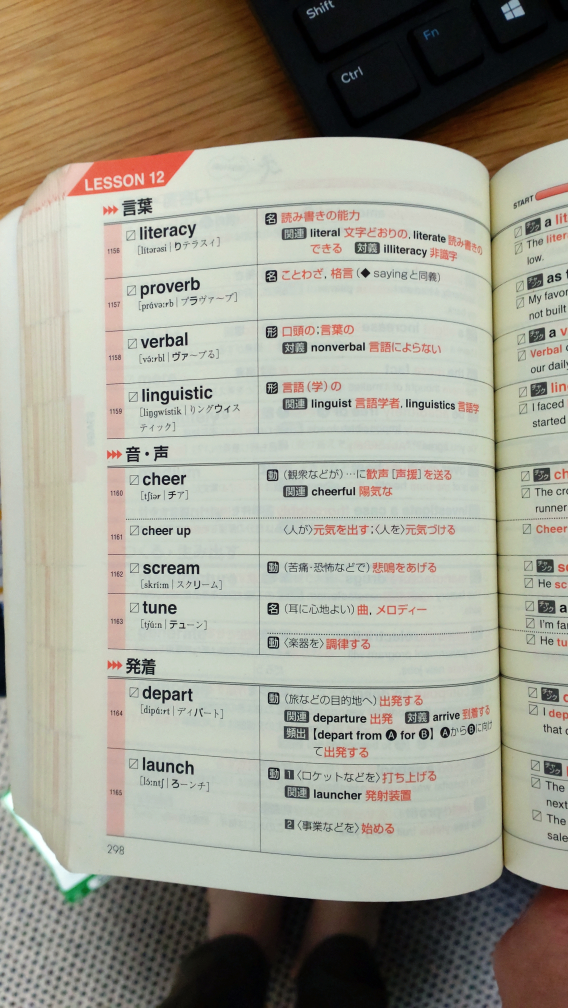
#> input picture OCR/samples/DSC_1937.JPG, 2272 x 4032 px (shown at 1/4 size)
$ python -i test5.py   (imports and definitions only)
#> lines starting #> are read from the running program, lines starting #| are printed output that depends on the picture; after the words box and inside, x2 and y2 are one past the last pixel; in counts of white or black regions, pixels touching at a corner belong together
#> further down, picture is the input picture: shape (4032, 2272, 3); mean B, G, R 142.9, 156.8, 159.1
import cv2
import numpy as np
import easyocr
from PIL import Image, ImageDraw

# リーダーオブジェクトに日本語と英語を設定
# [1 line that did not run here, left out]

def color_extract(image):
    # マスクを作成
    img_hsv = cv2.cvtColor(image, cv2.COLOR_BGR2HSV)
#> img_hsv: shape (4032, 2272, 3); mean H, S, V 45.9, 46.3, 164.2
    h_min, h_max = 0, 115
    s_min, s_max = 2, 41

    img_mask = cv2.inRange(img_hsv, (h_min, s_min, 0), (h_max, s_max, 255))
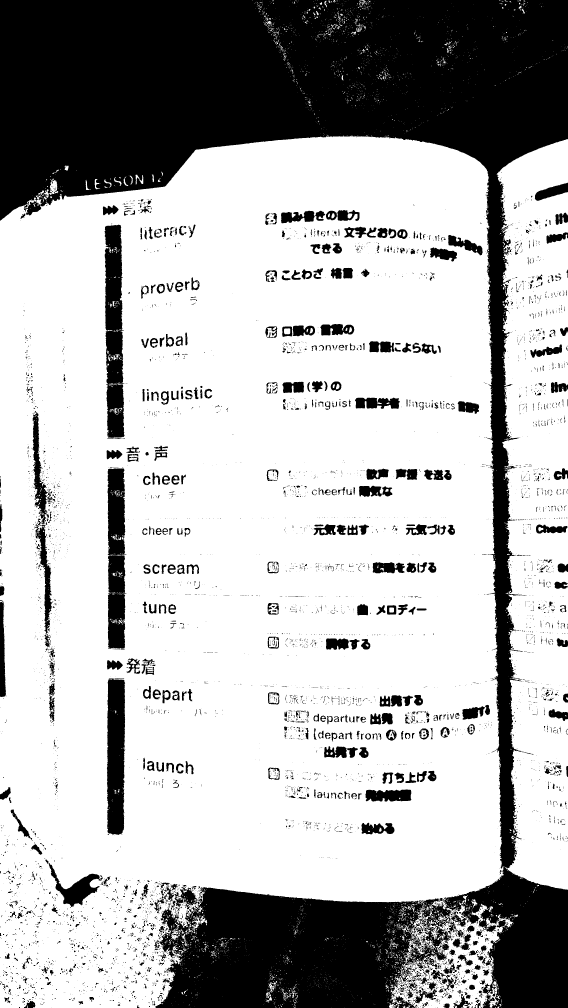
#> img_mask: shape (4032, 2272) (shown at 1/4 size); 70.2% white; 7867 black regions (6674 under 20 px), largest, box (x1, y1, x2, y2) and area: (0, 0, 2272, 4032) 2217061, (417, 899, 498, 1751) 52818, (427, 2716, 502, 3340) 41163

    kernel = np.ones((5, 5), np.uint8)
    img_close = cv2.morphologyEx(img_mask, cv2.MORPH_CLOSE, kernel)
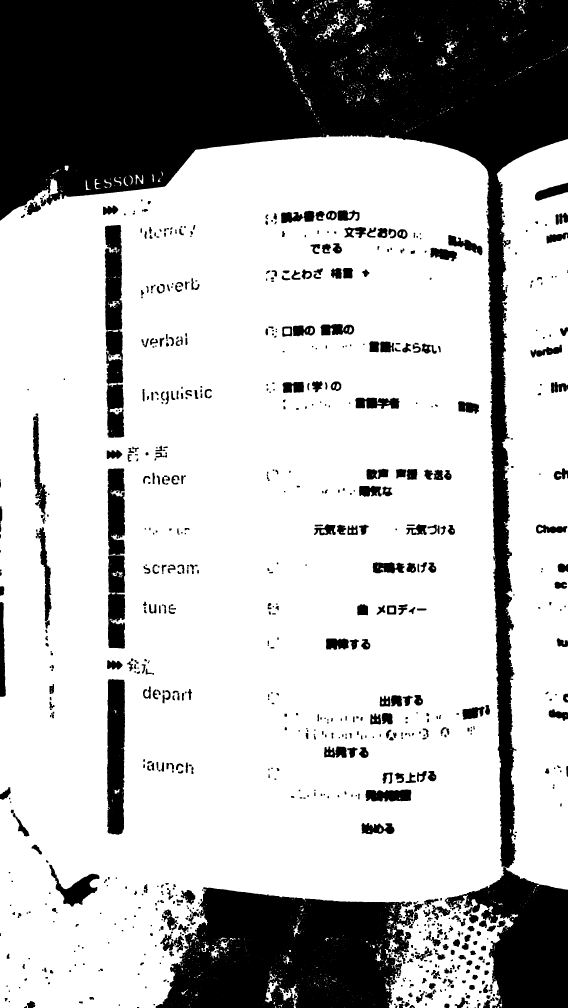
#> img_close: shape (4032, 2272) (shown at 1/4 size); 72% white; 945 black regions (4 under 20 px), largest, box (x1, y1, x2, y2) and area: (0, 0, 2272, 4032) 1757289, (623, 3549, 1657, 4032) 369778, (428, 2716, 500, 3339) 40602
    img_open = cv2.morphologyEx(img_close, cv2.MORPH_OPEN, kernel)
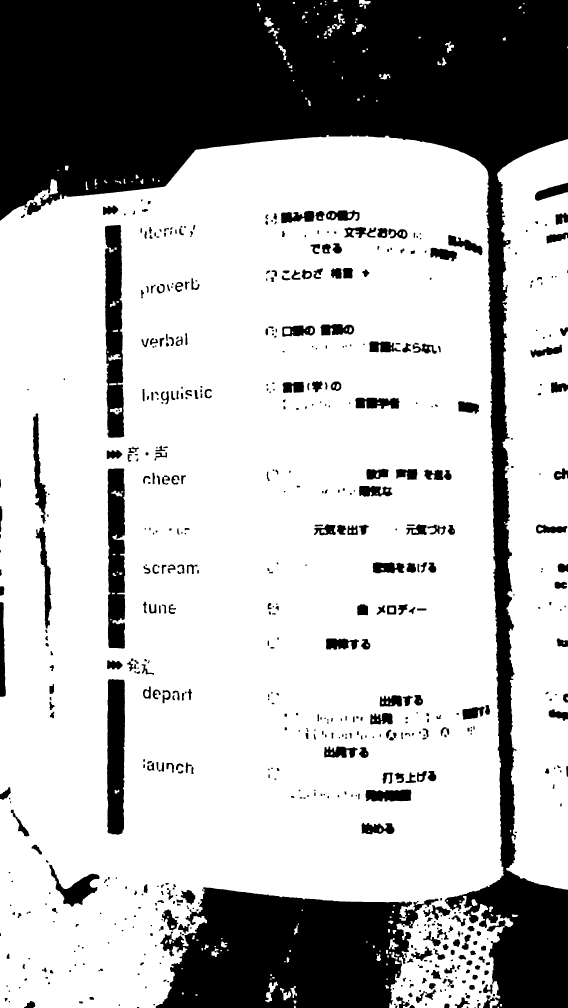
#> img_open: shape (4032, 2272) (shown at 1/4 size); 71.6% white; 629 black regions (1 under 20 px), largest, box (x1, y1, x2, y2) and area: (0, 0, 2272, 4032) 1780367, (623, 3549, 1754, 4032) 386357, (419, 900, 497, 1751) 51617

    # 画像をコピーし、マスクの黒い部分を黒で塗りつぶす。残りは白になる
    img_masked = image.copy()
    img_masked[img_open == 0] = [0, 0, 0]
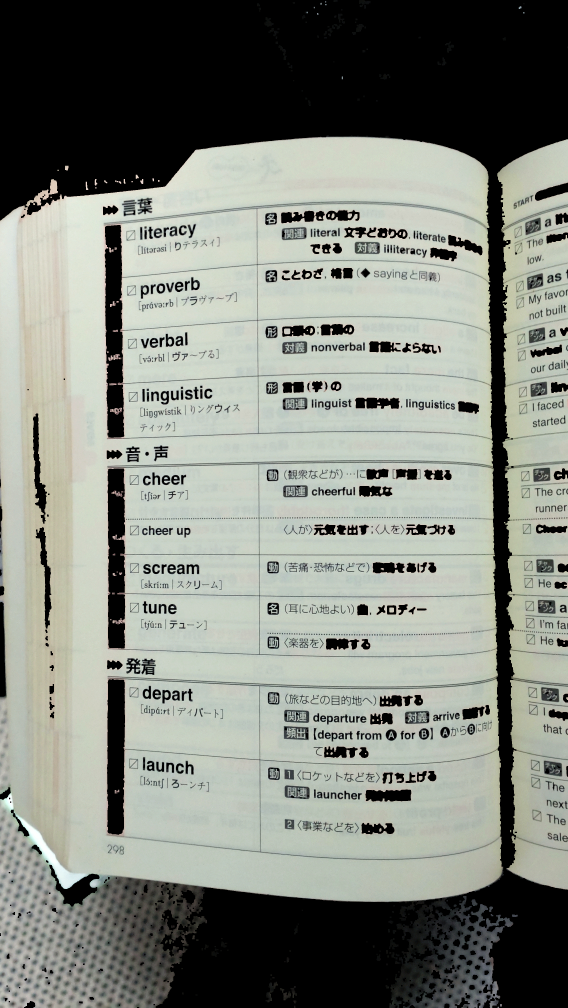
#> img_masked: shape (4032, 2272, 3) (shown at 1/4 size); mean B, G, R 126.7, 135.1, 131

    return img_masked

# [81 lines left out: functions detect_edges, draw_chararea, main, not called in this run]

# [2 lines not run here, left out]

>>> import cv2
>>> picture = cv2.imread('../samples/DSC_1937.JPG')
>>> result = color_extract(picture)

$ run again, on OCR/samples/DSC_1927.JPG
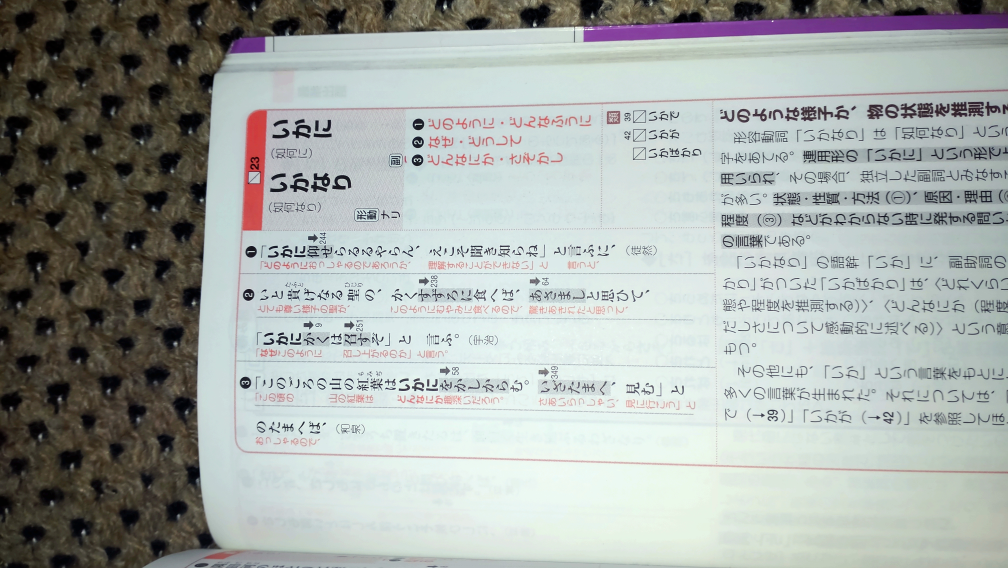
#> input picture OCR/samples/DSC_1927.JPG, 4032 x 2272 px (shown at 1/4 size)
#> picture is the input picture: shape (2272, 4032, 3); mean B, G, R 166, 169.5, 164.1
#> img_hsv: shape (2272, 4032, 3); mean H, S, V 72.5, 34.7, 173.6
#> in color_extract, `img_mask = cv2.inRange(img_hsv, (h_min, s_min, 0), (h_max, s_max, 255))`:
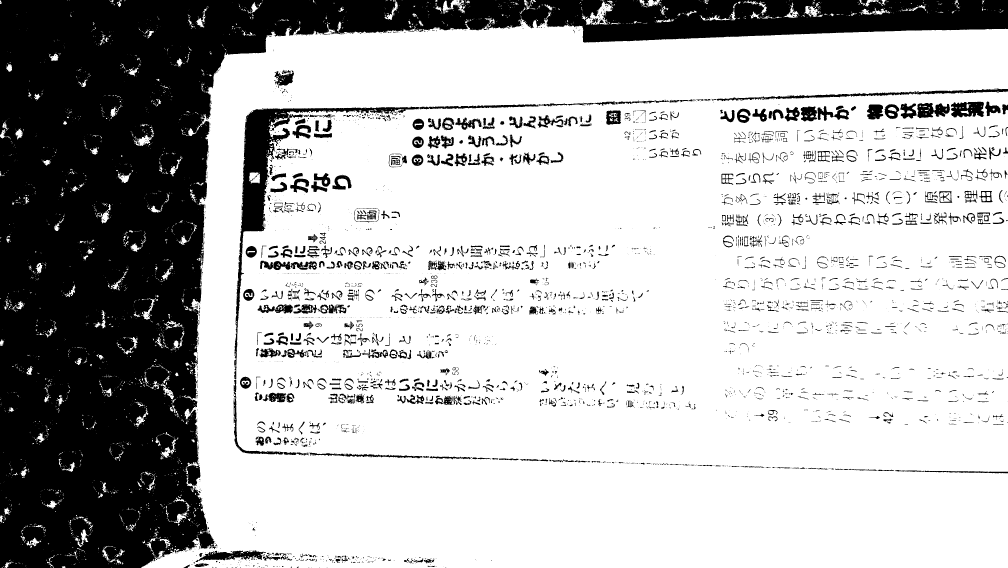
#> img_mask: shape (2272, 4032) (shown at 1/4 size); 71.9% white; 4258 black regions (2895 under 20 px), largest, box (x1, y1, x2, y2) and area: (0, 0, 4032, 2272) 2176349, (936, 400, 2677, 1518) 71287, (2845, 354, 4032, 405) 10487
#> img_close: shape (2272, 4032); 74% white; 994 black regions (2 under 20 px), largest, box (x1, y1, x2, y2) and area: (0, 0, 4032, 2272) 2138954, (943, 430, 1497, 1285) 56928, (3804, 407, 3935, 469) 6202
#> img_open: shape (2272, 4032); 73.5% white; 735 black regions, largest, box (x1, y1, x2, y2) and area: (0, 0, 4032, 2272) 2174175, (943, 428, 1676, 1309) 61124, (2913, 355, 4032, 402) 9619
#> in color_extract, `img_masked[img_open == 0] = [0, 0, 0]`:
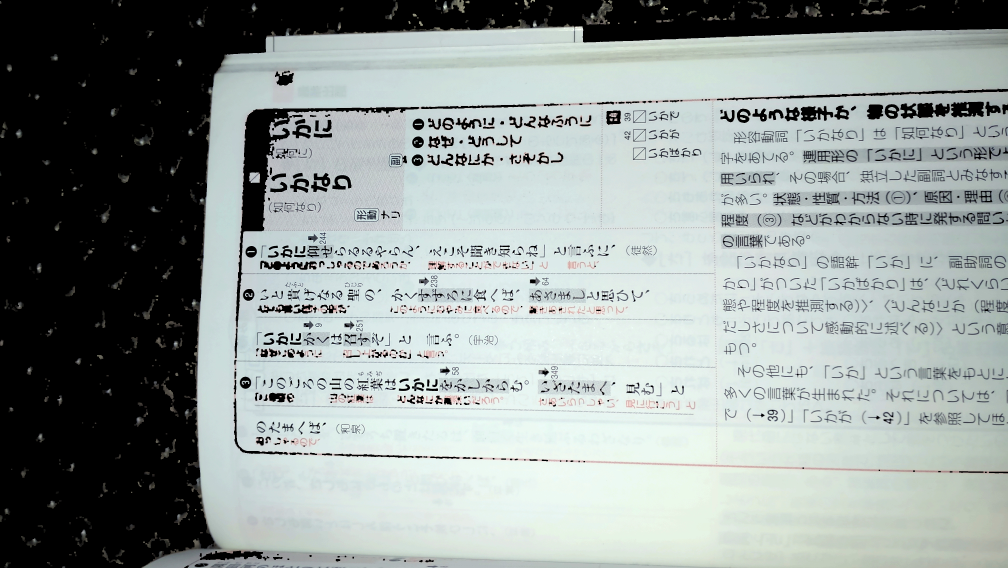
#> img_masked: shape (2272, 4032, 3) (shown at 1/4 size); mean B, G, R 151.9, 154, 145.7

$ run again, on OCR/samples/DSC_1928.JPG
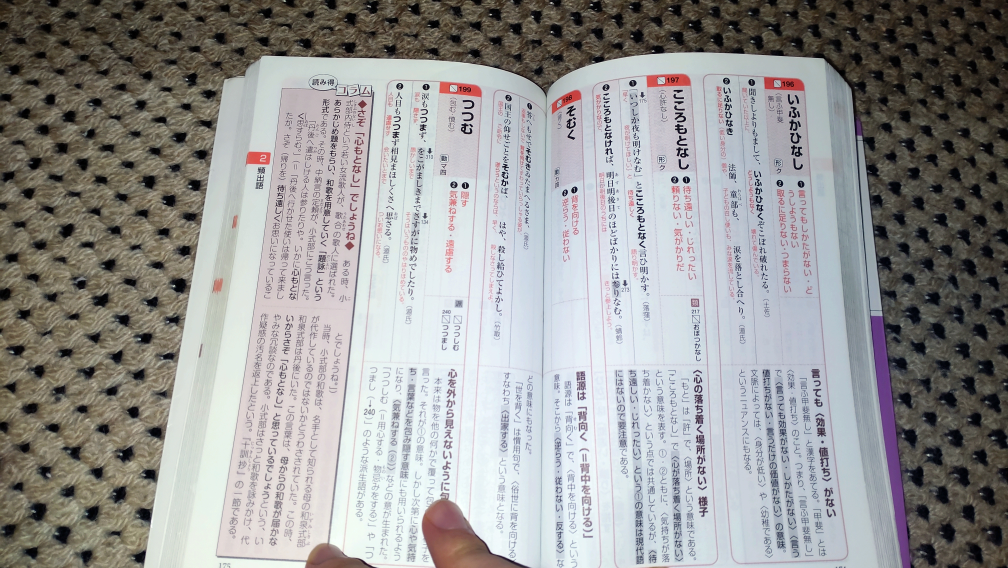
#> input picture OCR/samples/DSC_1928.JPG, 4032 x 2272 px (shown at 1/4 size)
#> picture is the input picture: shape (2272, 4032, 3); mean B, G, R 151, 151.7, 152
#> img_hsv: shape (2272, 4032, 3); mean H, S, V 74.8, 37.3, 159.5
#> in color_extract, `img_mask = cv2.inRange(img_hsv, (h_min, s_min, 0), (h_max, s_max, 255))`:
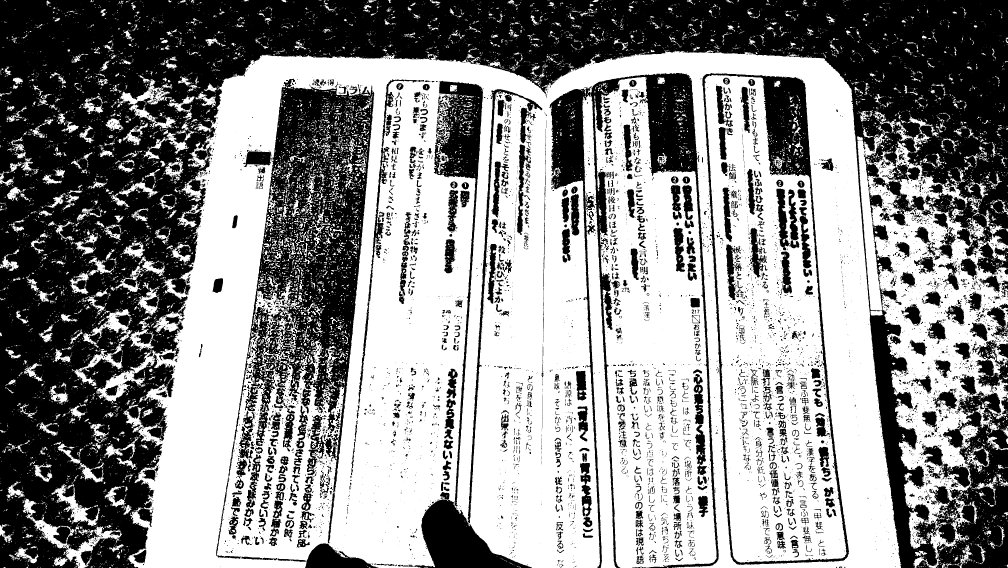
#> img_mask: shape (2272, 4032) (shown at 1/4 size); 55.3% white; 9688 black regions (7794 under 20 px), largest, box (x1, y1, x2, y2) and area: (0, 0, 4032, 2272) 2648428, (864, 314, 1497, 2224) 388826, (2198, 292, 2875, 2272) 180450
#> img_close: shape (2272, 4032); 59.5% white; 1885 black regions (7 under 20 px), largest, box (x1, y1, x2, y2) and area: (0, 0, 4032, 2272) 2252554, (1033, 348, 1496, 1965) 274910, (2364, 292, 2875, 2272) 114474
#> img_open: shape (2272, 4032); 57.7% white; 1000 black regions (4 under 20 px), largest, box (x1, y1, x2, y2) and area: (0, 0, 4032, 2272) 2405467, (1003, 316, 1496, 1965) 375371, (2200, 292, 2875, 2272) 180317
#> in color_extract, `img_masked[img_open == 0] = [0, 0, 0]`:
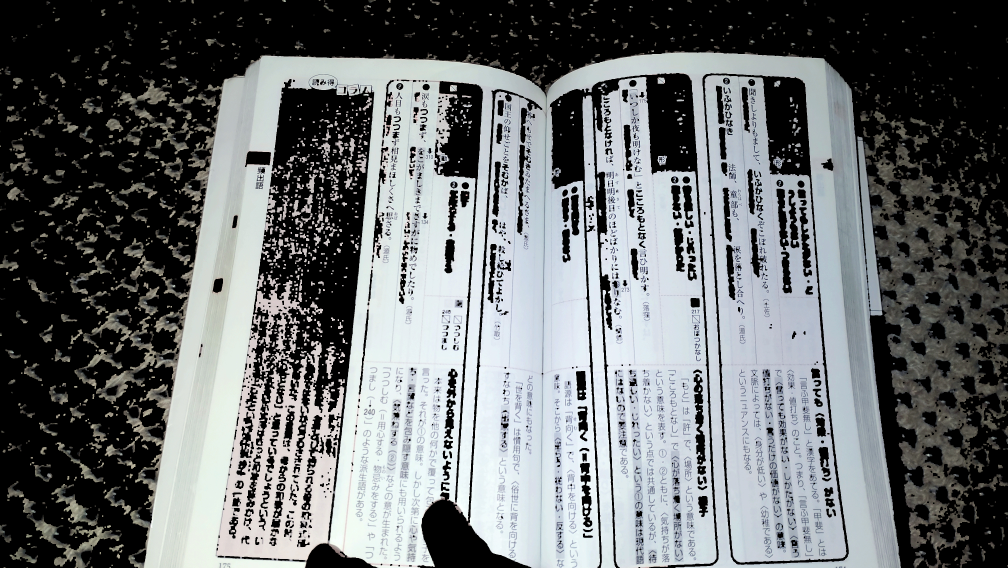
#> img_masked: shape (2272, 4032, 3) (shown at 1/4 size); mean B, G, R 111.7, 110.3, 106.9
